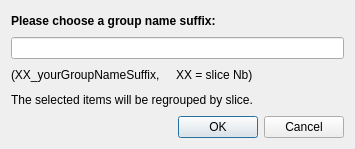
<?xml version="1.0" encoding="UTF-8"?>
<ui version="4.0">
 <class>Dialog_Regroup</class>
 <widget class="QDialog" name="Dialog_Regroup">
  <property name="geometry">
   <rect>
    <x>0</x>
    <y>0</y>
    <width>355</width>
    <height>149</height>
   </rect>
  </property>
  <property name="windowTitle">
   <string>Dialog</string>
  </property>
  <layout class="QHBoxLayout" name="horizontalLayout">
   <item>
    <layout class="QGridLayout" name="gridLayout">
     <item row="4" column="0">
      <widget class="QDialogButtonBox" name="buttonBox">
       <property name="orientation">
        <enum>Qt::Horizontal</enum>
       </property>
       <property name="standardButtons">
        <set>QDialogButtonBox::Cancel|QDialogButtonBox::Ok</set>
       </property>
      </widget>
     </item>
     <item row="0" column="0">
      <widget class="QLabel" name="label">
       <property name="font">
        <font>
         <weight>75</weight>
         <bold>true</bold>
        </font>
       </property>
       <property name="text">
        <string>Please choose a group name suffix:</string>
       </property>
      </widget>
     </item>
     <item row="3" column="0">
      <widget class="QLabel" name="label_3">
       <property name="toolTip">
        <string>If a group is selected all the containing items will be regrouped. The argand diagram is automatically saved before regrouping.</string>
       </property>
       <property name="text">
        <string>The selected items will be regrouped by slice.</string>
       </property>
      </widget>
     </item>
     <item row="1" column="0">
      <widget class="QLineEdit" name="lineEdit_GpNameSuffix">
       <property name="placeholderText">
        <string/>
       </property>
      </widget>
     </item>
     <item row="2" column="0">
      <widget class="QLabel" name="label_2">
       <property name="text">
        <string>(XX_yourGroupNameSuffix,     XX = slice Nb)</string>
       </property>
      </widget>
     </item>
    </layout>
   </item>
  </layout>
 </widget>
 <resources/>
 <connections>
  <connection>
   <sender>buttonBox</sender>
   <signal>accepted()</signal>
   <receiver>Dialog_Regroup</receiver>
   <slot>accept()</slot>
   <hints>
    <hint type="sourcelabel">
     <x>248</x>
     <y>254</y>
    </hint>
    <hint type="destinationlabel">
     <x>157</x>
     <y>274</y>
    </hint>
   </hints>
  </connection>
  <connection>
   <sender>buttonBox</sender>
   <signal>rejected()</signal>
   <receiver>Dialog_Regroup</receiver>
   <slot>reject()</slot>
   <hints>
    <hint type="sourcelabel">
     <x>316</x>
     <y>260</y>
    </hint>
    <hint type="destinationlabel">
     <x>286</x>
     <y>274</y>
    </hint>
   </hints>
  </connection>
 </connections>
</ui>
